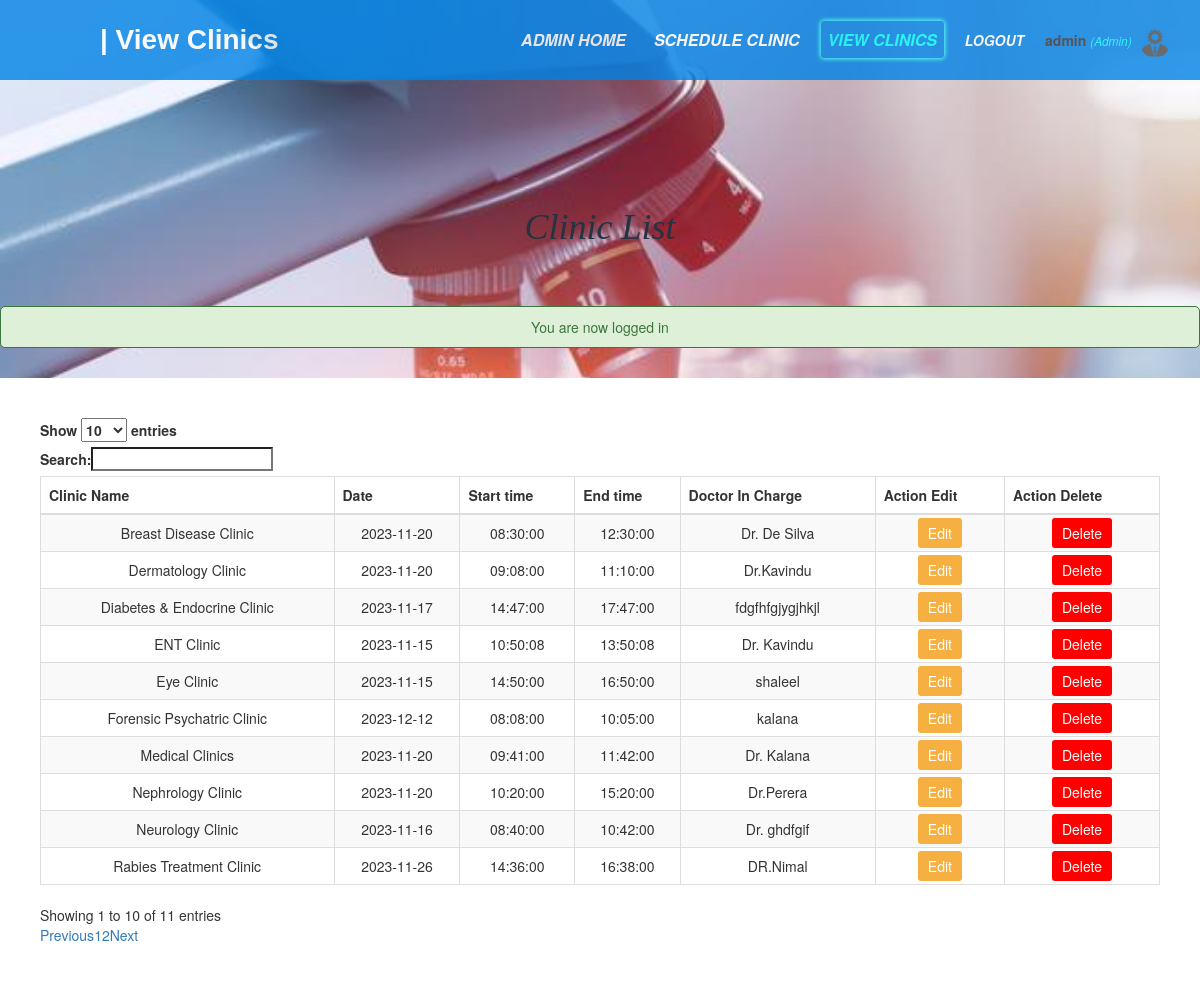
The app's page /admin/item_list.php (signed in) with its own data.
### tables this page shows
CREATE TABLE IF NOT EXISTS `scheduleclinic` (
  `clinicid` int NOT NULL AUTO_INCREMENT,
  `clinicname` varchar(50) NOT NULL,
  `date` date NOT NULL,
  `starttime` time NOT NULL,
  `endtime` time NOT NULL,
  `doctorincharge` varchar(50) NOT NULL,
  PRIMARY KEY (`clinicid`)
);

### admin/functionsclinics.php (called while the page is built, shortened)
<?php include('../functions.php');
		$query = "SELECT * FROM scheduleclinic";
		$results_set = mysqli_query($db, $query);
     ?>

### admin/item_list.php (the view, shortened to what this page needs)
<?php include('functionsclinics.php');
?>
<!DOCTYPE html>
<html>
<head>
	<link rel="stylesheet" type="text/css" href="/pis/css/admin/item_list.css">
    <link rel="stylesheet" type="text/css" href="/pis/css/all.css">
	<?php include('link_css.php'); ?>
</head>
<body>
	<nav>
	    <label id="title">| View Clinics</label>
	      <ul>
	        <li><a href="admin_home.php">ADMIN HOME</a></li>
	        <li><a href="add_item.php">SCHEDULE CLINIC</a></li>
	        <li><a class="active" href="Item_list.php">VIEW CLINICS</a></li>
	        <li><a href="/pis/index.php?logout='1' "style="font-size:14px;" id="logout">logout</a></li>
	        <li>
            <?php  if (isset($_SESSION['user'])) : ?>
                <strong><?php echo $_SESSION['user']['user_type']; ?></strong>
                <small>
                    <i  style="color: cyan;">(<?php echo ucfirst($_SESSION['user']['user_name']); ?>)</i>
                    <img src="/pis/images/18.png" class="profile_info">
                 </small>
            <?php endif ?>
        </li>
      </ul>
    </nav>
    <h1 id="head">Clinic List</h1>
    <?php if (isset($_SESSION['message'])):?>
    	<div class="msg">
    	<?php
    		echo $_SESSION['message'];
    	?>
    	</div>
    <?php endif ?>
    <div id="s">
    <table id="allusers" class="table table-striped table-bordered" style="width: 100%">
    	<thead>
    		<tr>
    			<th id="clinicname">Clinic Name</th>
    			<th id="date">Date</th>
    			<th id="starttime">Start time</th>
				<th id="endtime">End time</th>
    			<th id="doctorincharge">Doctor In Charge</th>
    			<th id="edit">Action Edit</th>
    			<th id="delete">Action Delete</th>
    		</tr>
    	</thead>
    	<tbody>
    		<?php while ($row = mysqli_fetch_array($results_set)) { ?>
    		<tr>
    			<td id = "clinicname"><?php echo $row['clinicname']; ?></td>
    			<td id="date"><?php echo $row['date']; ?></td>
    			<td id="starttime"><?php echo $row['starttime']; ?></td>
				<td id="endtime"><?php echo $row['endtime']; ?></td>
    			<td id="doctorincharge"><?php echo $row['doctorincharge']; ?></td>
    			<td id ="update_clinic">
    				<a href="update_clinic.php?editclinic=<?php echo $row['clinicid']; ?>" class="edit_btn" onClick="return confirm('Are you sure you want to Update this clinic?')">Edit</a>
    			</td>
    			<td id = "delete">
    				<a href="item_list.php?delete =<?php echo $row['clinicid']; ?>" class="del_btn" onClick="return confirm('Are you sure you want to Delete this clinic?')">Delete</a>
    			</td>
    		</tr>
    		<?php } ?>
    	</tbody>
    </table>
   </div>
</body>
</html>

### css/admin/item_list.css (style rules this page uses)
body { margin: 0; padding: 0; background-image: url('/pis/images/105.jpg'); background-size: cover; font-family: sans-serif; }
* { padding: 0; margin: 0; text-decoration: none; list-style: none; box-sizing: border-box; }
#title { color: white; font-size: 28px; line-height: 80px; padding: 0 100px; font-weight: bold; font-style: initial; font-family: 'poppins',sans-serif; }
nav { background: #0082e6; height: 80px; width: 100%; opacity: .8; }
nav ul { float: right; margin-right: 20px; }
nav ul li { display: inline-block; line-height: 80px; margin: 0 5px; }
nav ul li a { color: white; font-size: 16px; padding: 7px; border-radius: 3px; text-transform: uppercase; font-weight: bold; font-style: italic; }
.active { transition: -5s; box-shadow: 0 0 5px #33ffff,0 0 5px #33ffff; color: cyan; }
#head { color: #243342; text-align: center; font-style: italic; padding: 28px; font-family: "Times New Roman"; margin-top: 100px; }
.msg { margin: 30px auto; padding: 10px; border-radius: 5px; color: #3c763d; background: #dff0d8; border: 1px solid #3c763d; width: 100%; text-align: center; }
#s { background: white; padding-right: 40px; padding-top: 40px; padding-bottom: 40px; padding-left: 40px; }
td { text-align: center; padding: 8px; }
th { text-align: center; padding: 8px; }
.edit_btn { text-decoration: none; padding: 5px 10px; color: white; border-radius: 3px; background: #F5B041; }
.del_btn { text-decoration: none; padding: 5px 10px; color: white; border-radius: 3px; background: red; }

### css/all.css (style rules this page uses)
.msg { margin: 30px auto; padding: 10px; border-radius: 5px; color: #3c763d; background: #dff0d8; border: 1px solid #3c763d; width: 100%; text-align: center; }
.profile_info { display: inline-block; width: 30px; height: 30px; margin: 5px; border-radius: 100%; }

### records on screen
scheduleclinic: clinicname "ENT Clinic", date "2023-11-15", starttime "10:50:08", endtime "13:50:08", doctorincharge "Dr. Kavindu"
scheduleclinic: clinicname "Eye Clinic", date "2023-11-15", starttime "14:50:00", endtime "16:50:00", doctorincharge "shaleel"
scheduleclinic: clinicname "Forensic Psychatric Clinic", date "2023-12-12", starttime "08:08:00", endtime "10:05:00", doctorincharge "kalana"
scheduleclinic: clinicname "Neurology Clinic", date "2023-11-16", starttime "08:40:00", endtime "10:42:00", doctorincharge "Dr. ghdfgif"
scheduleclinic: clinicname "Diabetes & Endocrine Clinic", date "2023-11-17", starttime "14:47:00", endtime "17:47:00", doctorincharge "fdgfhfgjygjhkjl"
scheduleclinic: clinicname "Breast Disease Clinic", date "2023-11-20", starttime "08:30:00", endtime "12:30:00", doctorincharge "Dr. De Silva"
scheduleclinic: clinicname "Nephrology Clinic", date "2023-11-20", starttime "10:20:00", endtime "15:20:00", doctorincharge "Dr.Perera"
scheduleclinic: clinicname "Medical Clinics", date "2023-11-20", starttime "09:41:00", endtime "11:42:00", doctorincharge "Dr. Kalana"
scheduleclinic: clinicname "Dermatology Clinic", date "2023-11-20", starttime "09:08:00", endtime "11:10:00", doctorincharge "Dr.Kavindu"
scheduleclinic: clinicname "Rabies Treatment Clinic", date "2023-11-26", starttime "14:36:00", endtime "16:38:00", doctorincharge "DR.Nimal"

### other values on screen
$_SESSION['user']['user_type'] "admin"
$_SESSION['user']['user_name'] "Admin"
$_SESSION['message'] "You are now logged in"
